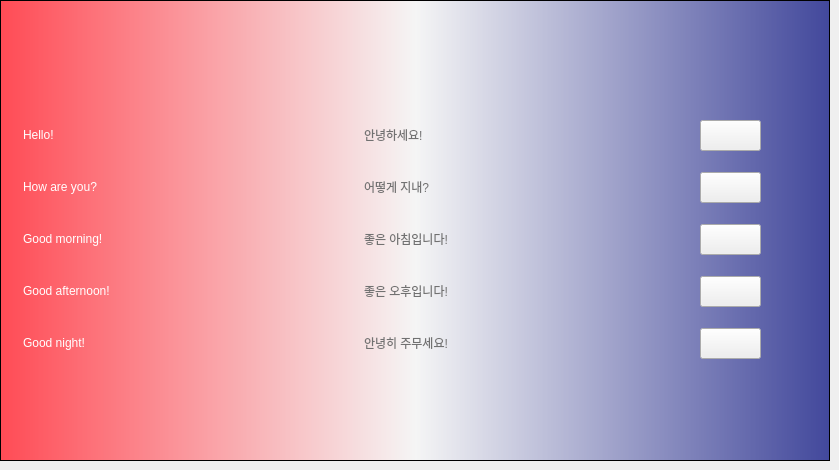
  <widget class="QWidget" name="tab_8">
   <attribute name="title">
    <string>Korean</string>
   </attribute>
   <widget class="QFrame" name="frame_8">
    <property name="geometry">
     <rect>
      <x>0</x>
      <y>0</y>
      <width>830</width>
      <height>461</height>
     </rect>
    </property>
    <property name="styleSheet">
     <string notr="true">QFrame {
	color: white;
}

QFrame#frame_8 {
	background-color: qlineargradient(spread:pad, x1:0, y1:0, x2:1, y2:0, stop:0 rgba(255, 75, 85, 255), stop:0.5 rgba(245, 245, 245, 255), stop:1 rgba(65, 71, 155, 255));
}</string>
    </property>
    <property name="frameShape">
     <enum>QFrame::StyledPanel</enum>
    </property>
    <property name="frameShadow">
     <enum>QFrame::Raised</enum>
    </property>
    <widget class="QLabel" name="lb_flag_korean">
     <property name="geometry">
      <rect>
       <x>364</x>
       <y>20</y>
       <width>102</width>
       <height>64</height>
      </rect>
     </property>
     <property name="styleSheet">
      <string notr="true"/>
     </property>
     <property name="text">
      <string/>
     </property>
    </widget>
    <widget class="QLabel" name="label_75">
     <property name="geometry">
      <rect>
       <x>23</x>
       <y>112</y>
       <width>100</width>
       <height>46</height>
      </rect>
     </property>
     <property name="styleSheet">
      <string notr="true">font: 75 28pt &quot;Trebuchet MS&quot;;</string>
     </property>
     <property name="text">
      <string>Hello!</string>
     </property>
    </widget>
    <widget class="QLabel" name="label_76">
     <property name="geometry">
      <rect>
       <x>23</x>
       <y>320</y>
       <width>196</width>
       <height>46</height>
      </rect>
     </property>
     <property name="styleSheet">
      <string notr="true">font: 75 28pt &quot;Trebuchet MS&quot;;</string>
     </property>
     <property name="text">
      <string>Good night!</string>
     </property>
    </widget>
    <widget class="QLabel" name="label_77">
     <property name="geometry">
      <rect>
       <x>23</x>
       <y>164</y>
       <width>219</width>
       <height>46</height>
      </rect>
     </property>
     <property name="styleSheet">
      <string notr="true">font: 75 28pt &quot;Trebuchet MS&quot;;</string>
     </property>
     <property name="text">
      <string>How are you?</string>
     </property>
    </widget>
    <widget class="QLabel" name="label_78">
     <property name="geometry">
      <rect>
       <x>23</x>
       <y>216</y>
       <width>246</width>
       <height>46</height>
      </rect>
     </property>
     <property name="styleSheet">
      <string notr="true">font: 75 28pt &quot;Trebuchet MS&quot;;</string>
     </property>
     <property name="text">
      <string>Good morning!</string>
     </property>
    </widget>
    <widget class="QLabel" name="label_79">
     <property name="geometry">
      <rect>
       <x>23</x>
       <y>268</y>
       <width>273</width>
       <height>46</height>
      </rect>
     </property>
     <property name="styleSheet">
      <string notr="true">font: 75 28pt &quot;Trebuchet MS&quot;;</string>
     </property>
     <property name="text">
      <string>Good afternoon!</string>
     </property>
    </widget>
    <widget class="QPushButton" name="pushButton_36">
     <property name="enabled">
      <bool>true</bool>
     </property>
     <property name="geometry">
      <rect>
       <x>700</x>
       <y>120</y>
       <width>61</width>
       <height>31</height>
      </rect>
     </property>
     <property name="styleSheet">
      <string notr="true"/>
     </property>
     <property name="text">
      <string/>
     </property>
    </widget>
    <widget class="QPushButton" name="pushButton_37">
     <property name="geometry">
      <rect>
       <x>700</x>
       <y>172</y>
       <width>61</width>
       <height>31</height>
      </rect>
     </property>
     <property name="text">
      <string/>
     </property>
    </widget>
    <widget class="QPushButton" name="pushButton_38">
     <property name="geometry">
      <rect>
       <x>700</x>
       <y>224</y>
       <width>61</width>
       <height>31</height>
      </rect>
     </property>
     <property name="text">
      <string/>
     </property>
    </widget>
    <widget class="QPushButton" name="pushButton_39">
     <property name="geometry">
      <rect>
       <x>700</x>
       <y>276</y>
       <width>61</width>
       <height>31</height>
      </rect>
     </property>
     <property name="text">
      <string/>
     </property>
    </widget>
    <widget class="QPushButton" name="pushButton_40">
     <property name="geometry">
      <rect>
       <x>700</x>
       <y>328</y>
       <width>61</width>
       <height>31</height>
      </rect>
     </property>
     <property name="text">
      <string/>
     </property>
    </widget>
    <widget class="QLabel" name="label_80">
     <property name="geometry">
      <rect>
       <x>364</x>
       <y>216</y>
       <width>261</width>
       <height>46</height>
      </rect>
     </property>
     <property name="styleSheet">
      <string notr="true">font: 75 28pt &quot;Trebuchet MS&quot;;
color: #717171;</string>
     </property>
     <property name="text">
      <string>좋은 아침입니다!</string>
     </property>
    </widget>
    <widget class="QLabel" name="label_81">
     <property name="geometry">
      <rect>
       <x>364</x>
       <y>164</y>
       <width>219</width>
       <height>46</height>
      </rect>
     </property>
     <property name="styleSheet">
      <string notr="true">font: 75 28pt &quot;Trebuchet MS&quot;;
color: #717171;</string>
     </property>
     <property name="text">
      <string>어떻게 지내?</string>
     </property>
    </widget>
    <widget class="QLabel" name="label_82">
     <property name="geometry">
      <rect>
       <x>364</x>
       <y>268</y>
       <width>273</width>
       <height>46</height>
      </rect>
     </property>
     <property name="styleSheet">
      <string notr="true">font: 75 28pt &quot;Trebuchet MS&quot;;
color: #717171;</string>
     </property>
     <property name="text">
      <string>좋은 오후입니다!</string>
     </property>
    </widget>
    <widget class="QLabel" name="label_83">
     <property name="geometry">
      <rect>
       <x>364</x>
       <y>320</y>
       <width>261</width>
       <height>46</height>
      </rect>
     </property>
     <property name="styleSheet">
      <string notr="true">font: 75 28pt &quot;Trebuchet MS&quot;;
color: #717171;</string>
     </property>
     <property name="text">
      <string>안녕히 주무세요!</string>
     </property>
    </widget>
    <widget class="QLabel" name="label_84">
     <property name="geometry">
      <rect>
       <x>364</x>
       <y>112</y>
       <width>221</width>
       <height>46</height>
      </rect>
     </property>
     <property name="styleSheet">
      <string notr="true">font: 75 28pt &quot;Trebuchet MS&quot;;
color: #717171;</string>
     </property>
     <property name="text">
      <string>안녕하세요!</string>
     </property>
    </widget>
   </widget>
  </widget>
